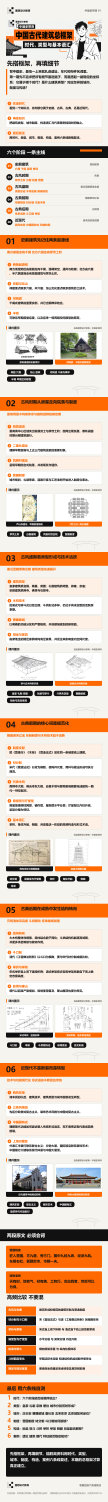
#> input picture lixiang-theory-content/assets/reference-wechat-long-image.png, 1080 x 15011 px (shown at 1/10 size)
$ python render_kua_ti.py --input ../../lixiang-theory-content/assets --watermark ../../lixiang-theory-content/assets/reference-wechat-long-image.png --output out
#> lines starting #> are read from the running program, lines starting #| are printed output that depends on the picture
"""Render numbered architecture sheets as complete, PNG-only presentation boards."""

from __future__ import annotations

import argparse
import math
import re
from pathlib import Path

import numpy as np
from PIL import Image, ImageDraw, ImageEnhance, ImageFont, ImageOps


WIDTH, HEIGHT = 4800, 3400
ORANGE = (239, 101, 18)
NUMBERED_IMAGE = re.compile(r"^(\d+)(?:\.(\d+))?\.(?:jpe?g|png|tiff?|webp)$", re.I)


def chinese_font(size: int) -> ImageFont.FreeTypeFont:
    return ImageFont.truetype("C:/Windows/Fonts/msyh.ttc", size)


def latin_font(size: int) -> ImageFont.FreeTypeFont:
    return ImageFont.truetype("C:/Windows/Fonts/arial.ttf", size)


# [6 lines left out: function draw_logo, not called in this run]


def group_sources(folder: Path) -> dict[int, list[Path]]:
    grouped: dict[int, list[tuple[int, Path]]] = {}
    for file in folder.iterdir():
        if not file.is_file():
            continue
        match = NUMBERED_IMAGE.match(file.name)
        if match:
            grouped.setdefault(int(match.group(1)), []).append((int(match.group(2) or 0), file))
    if not grouped:
        raise ValueError("未找到形如 5.1.jpg 或 5.jpg 的已编号图片。")
    return {number: [file for _, file in sorted(files)] for number, files in sorted(grouped.items())}


# [14 lines left out: function trim_blank_border, not called in this run]


def watermark_layer(path: Path) -> Image.Image:
    supplied = Image.open(path).convert("RGBA")
#> supplied is the input picture: PIL image 1080x15011 RGBA; mean R, G, B, A 223, 203.8, 188.5, 255
    rgba = np.asarray(supplied).copy()
    darkness = 255 - rgba[:, :, :3].min(axis=2)
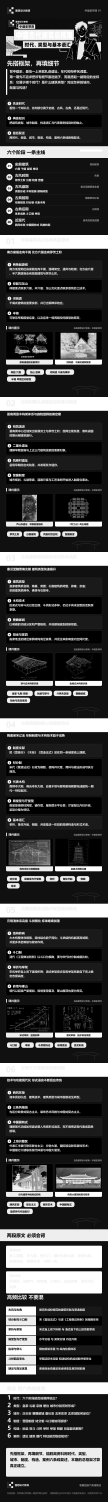
#> darkness: shape (15011, 1080) (shown at 1/10 size); min 0, max 255, mean 66.8
    rgba[:, :, 3] = np.minimum(54, (darkness * 0.22).astype(np.uint8))
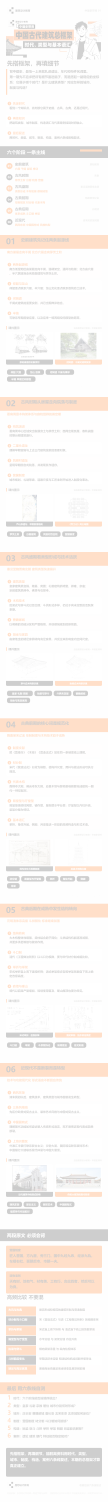
#> rgba: shape (15011, 1080, 4) (shown at 1/10 size); mean R, G, B, A 223, 203.8, 188.5, 14.1; transparent parts drawn white
    mark = Image.fromarray(rgba, "RGBA")
    scale = min(1760 / mark.width, 1760 / mark.height)
#> scale = 0.117
    return mark.resize((round(mark.width * scale), round(mark.height * scale)), Image.Resampling.LANCZOS)


# [56 lines left out: functions cells_for, paste_complete, add_branding, render_board, not called in this run]


def main() -> None:
    parser = argparse.ArgumentParser(description=__doc__)
    parser.add_argument("--input", required=True, type=Path, help="Directory containing numbered source images")
    parser.add_argument("--watermark", required=True, type=Path, help="Watermark image supplied for this batch")
    parser.add_argument("--output", required=True, type=Path, help="Destination directory for PNG boards")
    parser.add_argument("--title", default="秋季快题作品展示")
    parser.add_argument("--overwrite", action="store_true", help="Replace matching PNG files in the destination")
    args = parser.parse_args()
    if not args.input.is_dir():
        parser.error("--input 必须是图片目录。")
    if not args.watermark.is_file():
        parser.error("--watermark 必须是存在的图片文件。")
    args.output.mkdir(parents=True, exist_ok=True)
    mark = watermark_layer(args.watermark)
    for number, files in group_sources(args.input).items():
        destination = args.output / f"{number:02d}_快题整理.png"
        if destination.exists() and not args.overwrite:
            raise FileExistsError(f"已有输出文件：{destination}。确认后使用 --overwrite 覆盖。")
        render_board(files, mark, args.title).save(destination, "PNG", optimize=True, dpi=(300, 300))
        print(f"{destination.name}: {len(files)} 张原图")


if __name__ == "__main__":
#> (the run stopped early here; a loop or call above may not have finished)
